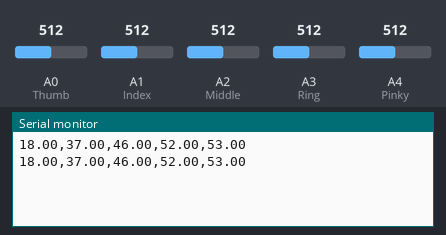
The sketch below on a simulated Arduino Uno, built with avr-gcc and run on an emulated ATmega328P. Parts: the last lines printed to the serial monitor. Inputs (shaded band) come from the test bench; at power-on: A0 (Thumb) = 512, A1 (Index) = 512, A2 (Middle) = 512, A3 (Ring) = 512, A4 (Pinky) = 512.

Above: at 1.8 s.
1.9 s: A0 (Thumb) set to 716
At 2.5 s:
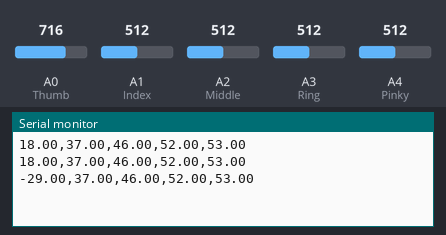
3.4 s: A1 (Index) set to 716
At 4.7 s:
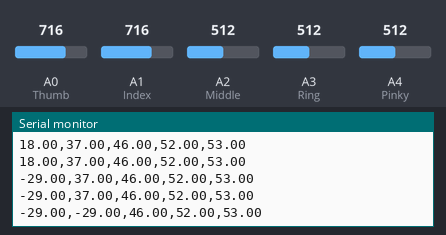
4.9 s: A2 (Middle) set to 716
At 5.8 s:
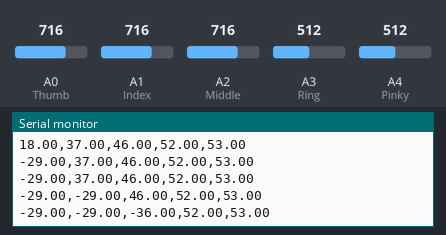
6.4 s: A3 (Ring) set to 716
At 7.7 s:
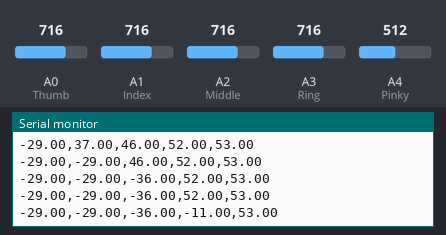
7.9 s: A4 (Pinky) set to 716
At 8.8 s:
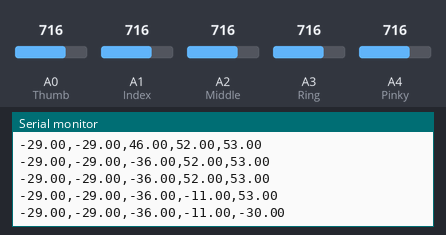
9.4 s: A0 (Thumb) set to 992
At 10.5 s:
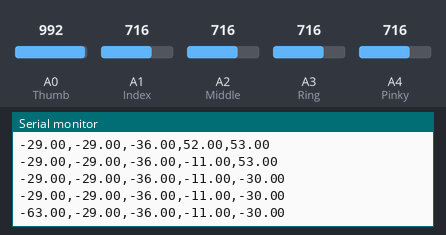
Timing chart, 0 to 11.9 s (numbered marks = the images above; inputs shaded):
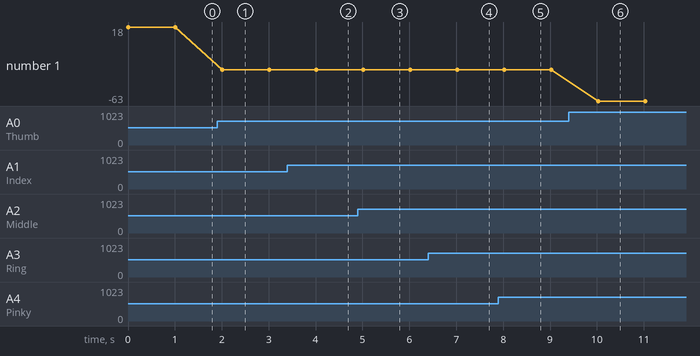

Measured:
- after the input at 1.9 s, the serial monitor: prints a new line after 0.11 s (image 1)
- after the input at 3.4 s, the serial monitor: prints a new line after 0.61 s (image 2)
- after the input at 4.9 s, the serial monitor: prints a new line after 0.11 s (image 3)
- after the input at 6.4 s, the serial monitor: prints a new line after 0.62 s (image 4)
- after the input at 7.9 s, the serial monitor: prints a new line after 0.12 s (image 5)
- after the input at 9.4 s, the serial monitor: prints a new line after 0.63 s (image 6)
- plotted number 1: 18 → -29 after the input at 1.9 s, -29 → -63 after the input at 9.4 s

The sketch:

FlexSensor.ino
```cpp
/******************************************************************************
Flex_Sensor_Example.ino
Example sketch for SparkFun's flex sensors
  (https://www.sparkfun.com/products/10264)
Jim Lindblom @ SparkFun Electronics
April 28, 2016

Create a voltage divider circuit combining a flex sensor with a 47k resistor.
- The resistor should connect from A0 to GND.
- The flex sensor should connect from A0 to 3.3V
As the resistance of the flex sensor increases (meaning it's being bent), the
voltage at A0 should decrease.

Development environment specifics:
Arduino 1.6.7
******************************************************************************/
// Pin connected to voltage divider output
const int Thumb = A0; //Blue
const int Index = A1; //Pink
const int Middle = A2; //Yellow has gap in middle
const int Ring = A3; //Green
const int Pinky = A4; //No color

// Measure the voltage at 5V and the actual resistance of your
// 22k resistor, and enter them below:
const float VCC = 4.98; // Measured voltage of Ardunio 5V line
const float R_DIV = 21900.0; // Measured resistance of 22k resistor

// Upload the code, then try to adjust these values to more
// accurately calculate bend degree.
//const float STRAIGHT_RESISTANCE = 15300.0; // resistance when straight
//const float BEND_RESISTANCE = 27500.0; // resistance at 90 deg
const float tS = 17080.0; // when straight
const float tB = 40500.0; //when bent
const float iS = 14900.0; // index when straight
const float iB = 31500.0; //index when bent
const float mS = 14820.0; //middle straight
const float mB = 28300.0; //middle bent
const float rS = 11650.0; //ring straight
const float rB = 29100.0; //ringt bent
const float pS = 13880.0; //pink straight
const float pB = 27200.0; //pinky bent
void setup()
{
  Serial.begin(9600);

  pinMode(Thumb, INPUT);
  pinMode(Index, INPUT);
  pinMode(Middle, INPUT);
  pinMode(Ring, INPUT);

  pinMode(Pinky, INPUT);
}

void loop()
{
  // Read the ADC, and calculate voltage and resistance from it

  int tADC = analogRead(Thumb);
  int iADC = analogRead(Index);
  int mADC = analogRead(Middle);
  int rADC = analogRead(Ring);
  int pADC = analogRead(Pinky);

  //Calculate voltage
  float tV = tADC * VCC / 1023.0;
  float iV = iADC * VCC / 1023.0;
  float mV = mADC * VCC / 1023.0;
  float rV = rADC * VCC / 1023.0;
  float pV = pADC * VCC / 1023.0;

  //Calculate Resistance

  float tR = R_DIV * (VCC / tV - 1.0);
  float iR = R_DIV * (VCC / iV - 1.0);
  float mR = R_DIV * (VCC / mV - 1.0);
  float rR = R_DIV * (VCC / rV - 1.0);
  float pR = R_DIV * (VCC / pV - 1.0);

 /*
  Serial.println("Thumb Resistance: " + String(tR) + " ohms");
  Serial.println("Index Resistance: " + String(iR) + " ohms");
  Serial.println("Middle Resistance: " + String(mR) + " ohms");
  Serial.println("Ring Resistance: " + String(rR) + " ohms");
  Serial.println("Pinky Resistance: " + String(pR) + " ohms");
 */
  // Use the calculated resistance to estimate the sensor's
  // bend angle:
  //float tAngle = map(tR, STRAIGHT_RESISTANCE, BEND_RESISTANCE,
    //               0, 90.0);
  float tAngle = map(tR, tS, tB, 0, 90.0);
  float iAngle = map(iR, iS, iB,
                   0, 90.0);
  float mAngle = map(mR, mS, mB, 0, 90.0);
  float rAngle = map(rR, rS, rB, 0, 90.0);

  float pAngle = map(pR, pS, pB, 0, 90.0);

  /*
  Serial.println("Thumb Bend: " + String(tAngle) + " degrees");
  Serial.println("Index Bend: " + String(iAngle) + " degrees");
  Serial.println("Middle Bend: " + String(mAngle) + " degrees");
  Serial.println("Ring Bend: " + String(rAngle) + " degrees");
  Serial.println("Pinky Bend: " + String(pAngle) + " degrees");
  Serial.println();
  */
  //Prints out the degrees for each finger thumb-index-middle-ring-pinky
  Serial.println(String(tAngle) + "," + String(iAngle) + "," + String(mAngle) + "," + String(rAngle) + "," + String(pAngle));

 //Wait 1 second before printing again
  delay(1000);
}
```
